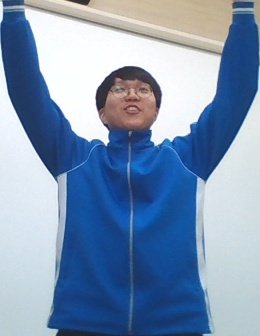
#> input picture drone_need_train/DataforAI/forward/20191021_123056966039.jpg, 260 x 336 px, given in place of the camera
$ python 'take photo using hsv, webcam.py'
#> lines starting #> are read from the running program, lines starting #| are printed output that depends on the picture; after the words box and inside, x2 and y2 are one past the last pixel; in counts of white or black regions, pixels touching at a corner belong together
"""
videoCapture.py
"""
import cv2, sys
import time
import datetime
import socket
import numpy as np
# [4 lines of commented-out code are left out]

def send(message):
  try:
    sock.sendto(message.encode(), tello_address)
    print("Sending message: " + message)
  except Exception as e:
    print("Error sending: " + str(e))


if __name__=="__main__":
    cap = cv2.VideoCapture(0)                    # 0 is for /dev/video0
    while True:
        ret, frm = cap.read()
#> frm is the input picture: shape (336, 260, 3); mean B, G, R 179.2, 149.4, 126.4
        #dst = frm.copy()
        #dst = frm[0:720, 0:720]

        height, width = frm.shape[:2]
#> height = 336; width = 260
        #print("0")

        img_color = cv2.resize(frm, (width, height), interpolation=cv2.INTER_AREA)
        #print("1")

        # 원본 영상을 HSV 영상으로 변환합니다.
        img_hsv = cv2.cvtColor(img_color, cv2.COLOR_BGR2HSV)
#> img_hsv: shape (336, 260, 3); mean H, S, V 95.1, 105.6, 182.8

        # 범위 값으로 HSV 이미지에서 마스크를 생성합니다.
        lower_blue1 = np.array([107,  64,  64])
        upper_blue1 = np.array([117, 255, 255])

        lower_blue2 = np.array([97, 64, 64])
        upper_blue2 = np.array([107, 255, 255])

        lower_blue3 = np.array([97, 64, 64])
        upper_blue3 = np.array([107, 255, 255])
        ######
        img_mask1 = cv2.inRange(img_hsv, lower_blue1, upper_blue1)
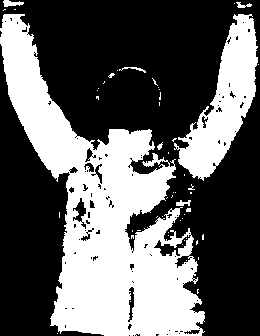
#> img_mask1: shape (336, 260); 38% white; 53 white regions (46 under 20 px), largest, box (x1, y1, x2, y2) and area: (0, 14, 205, 336) 26910, (174, 14, 258, 181) 5843, (3, 0, 24, 7) 91
        img_mask2 = cv2.inRange(img_hsv, lower_blue2, upper_blue2)
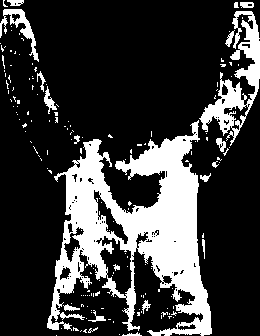
#> img_mask2: shape (336, 260); 22.9% white; 165 white regions (144 under 20 px), largest, box (x1, y1, x2, y2) and area: (47, 120, 212, 336) 15349, (199, 11, 260, 146) 2581, (0, 9, 39, 62) 540
        img_mask3 = cv2.inRange(img_hsv, lower_blue3, upper_blue3)
        img_mask = img_mask1 | img_mask2 | img_mask3
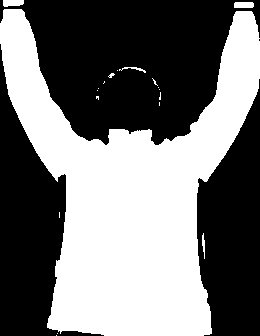
#> img_mask: shape (336, 260); 46% white; 19 white regions (14 under 20 px), largest, box (x1, y1, x2, y2) and area: (0, 9, 260, 336) 39785, (3, 0, 24, 7) 125, (234, 2, 254, 8) 117, (119, 67, 146, 73) 52, (202, 233, 205, 259) 49

        kernel = np.ones((5,5),np.uint8)
        img_mask= cv2.morphologyEx(img_mask,cv2.MORPH_OPEN,kernel)
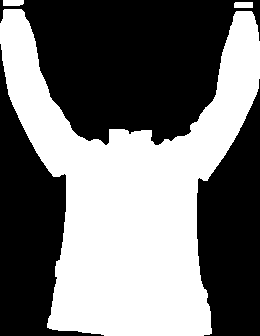
#> img_mask: shape (336, 260); 45.8% white; 3 white regions, box (x1, y1, x2, y2) and area: (0, 9, 260, 336) 39750, (3, 0, 24, 6) 121, (234, 2, 253, 8) 113
        img_mask= cv2.morphologyEx(img_mask,cv2.MORPH_CLOSE,kernel)
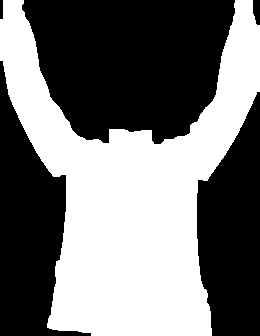
#> img_mask: shape (336, 260); 46.1% white; 1 white region, box (x1, y1, x2, y2) and area: (0, 0, 260, 336) 40279
        #print('2')

        # 마스크 이미지로 원본 이미지에서 범위값에 해당되는 영상 부분을 획득합니다.
        img_result = cv2.bitwise_and(img_color, img_color, mask=img_mask)
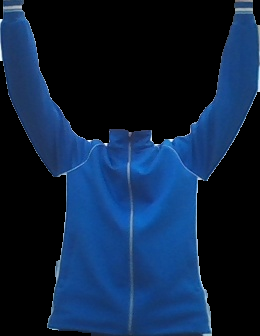
#> img_result: shape (336, 260, 3); mean B, G, R 63.3, 34.5, 13.5
        numOfLabels, img_label,stats,centroids =cv2.connectedComponentsWithStats(img_mask)
#> numOfLabels = 2; stats = [[0, 0, 260, 336, 47081], [0, 0, 260, 336, 40279]]; centroids = [[128.5, 145.2], [130.6, 193.5]]
        flag=0
        for idx, centroid in enumerate(centroids):
            flag=1
            if stats[idx][0] == 0 and stats[idx][1] ==0:
                continue
            if np.any(np.isnan(centroid)):
                continue
            x,y,width,height,area=stats[idx]
            centerX, cneterY= int(centroid[0]), int(centroid[1])

            if area>20000:
                #cv2.rectangle(frm,(x,y),(x+width,y+height),(0,0,255))
                frm=frm[y:y+height ,x:x+width]
            if flag==1:
                break
#> this loop made 2 passes
#> (centroid, flag) on passes 1 to 2: ([128.5, 145.2], 1), ([130.6, 193.5], 1)
                ##############################3
        if ret == True:
            cv2.imshow('frm', frm)
            #cv2.imshow('a', dst)
        key = cv2.waitKey(1);
#> (key q is pressed here)


        if key == ord('q'):
            break
        elif key == ord('f'): #쎈
            file = "DataforAI\\forward\\"+datetime.datetime.now().strftime("%Y%m%d_%H%M%S%f") +'.jpg'
            cv2.imwrite(file,frm)
            print(file, ' saved')
        elif key == ord('b'): # 필통
            file = "DataforAI\\backward\\"+datetime.datetime.now().strftime("%Y%m%d_%H%M%S%f") +'.jpg'
            cv2.imwrite(file,frm)
            print(file, ' saved')
        elif key == ord('l'): # 왼손
            file = "DataforAI\\left\\"+datetime.datetime.now().strftime("%Y%m%d_%H%M%S%f") +'.jpg'
            cv2.imwrite(file,frm)
            print(file, ' saved')
        elif key == ord('r'): # 오른손
            file = "DataforAI\\right\\"+datetime.datetime.now().strftime("%Y%m%d_%H%M%S%f") +'.jpg'
            cv2.imwrite(file,frm)
            print(file, ' saved')
        elif key == ord('t'): #takeoff 음악책
            file = "DataforAI\\takeoff\\"+datetime.datetime.now().strftime("%Y%m%d_%H%M%S%f") +'.jpg'
            cv2.imwrite(file,frm)
            print(file, ' saved')
        elif key == ord('e'):  #####land!!!! 노트
            file = "DataforAI\\land\\"+datetime.datetime.now().strftime("%Y%m%d_%H%M%S%f") +'.jpg'
            cv2.imwrite(file,frm)
            print(file, ' saved')
        elif key == ord('p'):
            file = "DataforAI\\test\\"+datetime.datetime.now().strftime("%Y%m%d_%H%M%S%f") +'.jpg'
            cv2.imwrite(file,frm)
            print(file, ' saved')
        elif key == ord('o'): #배경
            file = "DataforAI\\other\\"+datetime.datetime.now().strftime("%Y%m%d_%H%M%S%f") +'.jpg'
            cv2.imwrite(file,frm)
            print(file, ' saved')
        elif key == ord('x'): #left Turn
            file = "DataforAI\\lturn\\"+datetime.datetime.now().strftime("%Y%m%d_%H%M%S%f") +'.jpg'
            cv2.imwrite(file,frm)
            print(file, ' saved')
        elif key == ord('z'): #Right Turn
            file = "DataforAI\\rturn\\"+datetime.datetime.now().strftime("%Y%m%d_%H%M%S%f") +'.jpg'
            cv2.imwrite(file,frm)
            print(file, ' saved')

    cap.release()
    cv2.destroyAllWindows()
